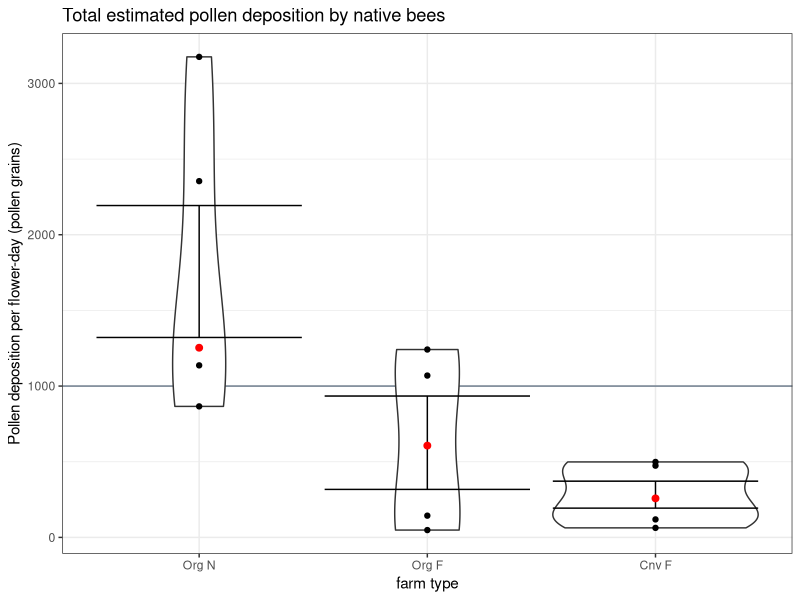
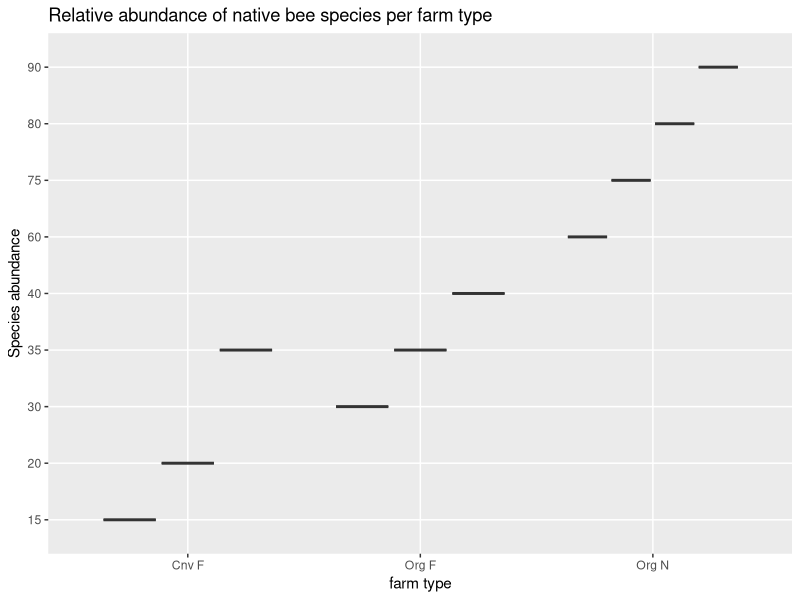
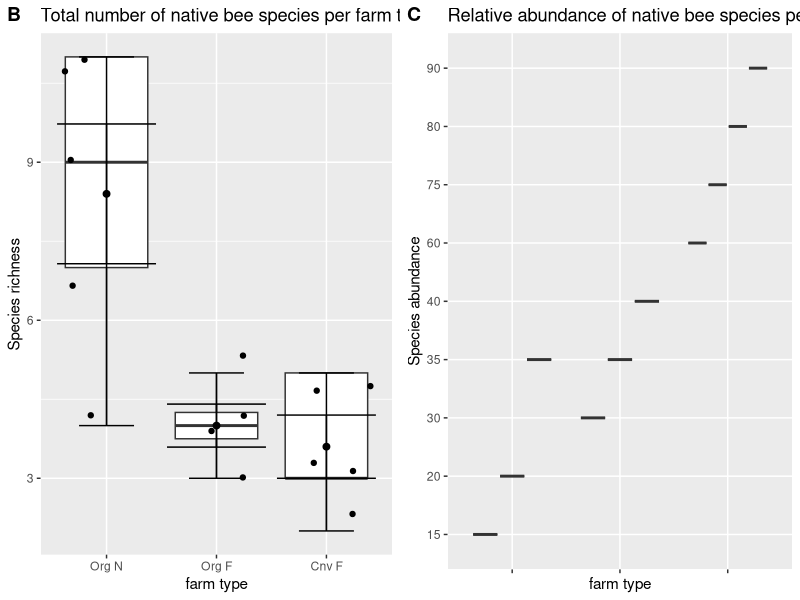

Write R code to recreate these figures, in order.
## ---- chunk 1
# Loading in necessary packages
suppressPackageStartupMessages(library(dplyr))
suppressPackageStartupMessages(library(ggplot2))
suppressPackageStartupMessages(library(ggpubr))

# Reading in the data 
watermelon <- read.csv("watermelon.csv")

# Grouping the different farm types
watermelon$farm_type <- paste(watermelon$management, watermelon$prox_habitat)

# Re-organizing the data frame
watermelon <- watermelon[order(watermelon$farm_type),]
watermelon_org <- watermelon %>%
  select(farm_type, Pollen_deposition, Mean_visits, Richness)

# Violin plot of Pollen deposition by farm type 
 a <- watermelon %>%
  ggplot(aes(x = reorder(farm_type, -Pollen_deposition), y = Pollen_deposition)) + 
    geom_hline(yintercept = 1000, color = "slategray4") +
    geom_violin() + geom_point() + geom_errorbar(stat = "summary") + 
    stat_summary(fun.y = median, geom = "point", size = 2, color = "red") +
    ggtitle("Total estimated pollen deposition by native bees") +  
       ylab("Pollen deposition per flower-day (pollen grains)") +  
       xlab("farm type") + theme_bw() 
 a

## ---- chunk 2

# Graphing species richness
b <- watermelon_org %>% 
ggplot(aes(x = reorder(farm_type, -Richness), y = Richness)) +
  geom_boxplot() + geom_jitter() +
  ggtitle("Total number of native bee species per farm type") +  
       ylab("Species richness") +  xlab("farm type") +  
  stat_boxplot(aes(farm_type, Richness), 
    geom ='errorbar', linetype=1, width=0.5) +  
  stat_summary(fun = mean, geom ="point", size=2) + 
  stat_summary(fun.data = mean_se, geom = "errorbar") 

# Simulating the data for native bee abundance 
# CF farm type 
bee1 <- rep(c("native", "introduced"), c(20,80))
random_sample1 <- sample(c("native", "introduced"), size = 20, replace = TRUE, prob = c(0.2,0.8))
table(random_sample1)

# OF farm type
bee2 <- rep(c("native", "introduced"), c(30,70))
random_sample2 <- sample(c("native", "introduced"), size = 20, replace = TRUE, prob = c(0.3,0.7))
table(random_sample2)

# ON farm type 
bee3 <- rep(c("native", "introduced"), c(80,20))
random_sample3 <- sample(c("native", "introduced"), size = 20, replace = TRUE, prob = c(0.8,0.2))
table(random_sample3)

# Adding the simulated data to the existing .csv file
watermelon_org$Abundance <- c("35", "20", "20", "15", "15",
                              "30", "30", "35", "40",
                              "90", "80", "90", "60", "75")

# Converting from character to factor to allow for graphing
watermelon_org$Abundance <- as.factor(watermelon_org$Abundance)

# Graphing the relative abundance
c <- watermelon_org %>% 
ggplot(aes(x = reorder(farm_type, -Abundance), y = Abundance)) +
  geom_boxplot() + 
  ggtitle("Relative abundance of native bee species per farm type") +  
       ylab("Species abundance") +  xlab("farm type") 
c

# Combining species richness and abundance plots ###
ggarrange(b, c + rremove("x.text"),
          labels = c("B", "C"),
          ncol = 2)
